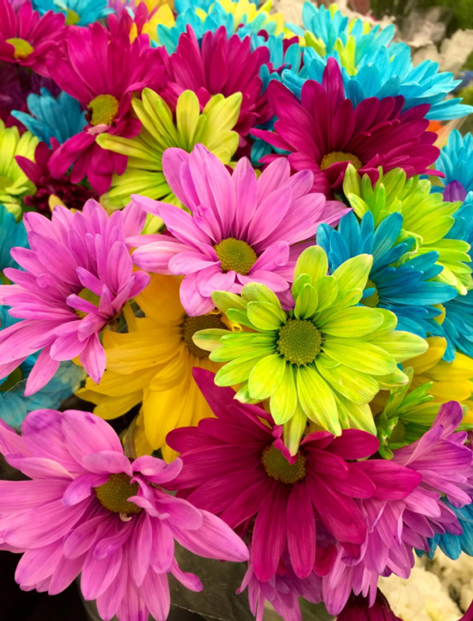
#> input picture dip/Image Processing Lab/requirements/requirement.png, 473 x 621 px, found by its file name
$ python app.py
#> lines starting #> are read from the running program, lines starting #| are printed output that depends on the picture; after the words box and inside, x2 and y2 are one past the last pixel; in counts of white or black regions, pixels touching at a corner belong together
import cv2

# Load the image (replace 'image_path.jpg' with the path to
image = cv2.imread(r"requirements\requirement.png")
#> image is the input picture: shape (621, 473, 3); mean B, G, R 94.6, 101.2, 161.1
 # Check if the image was successfully loaded
if image is None:
    print("Error: Image not found.")
else:
    # Convert the image to grayscale
    gray_image = cv2.cvtColor(image, cv2.COLOR_BGR2GRAY)
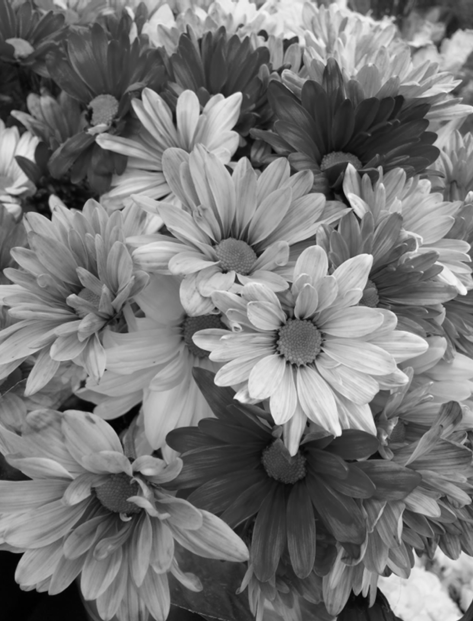
#> gray_image: shape (621, 473); min 1, max 250, mean 118.4

    # Apply binary thresholding
    # The second argument is the threshold value, and the third
#is the max value to use with the THRESH_BINARY option
    _, binary_image = cv2.threshold(gray_image, 127, 255,
cv2.THRESH_BINARY)
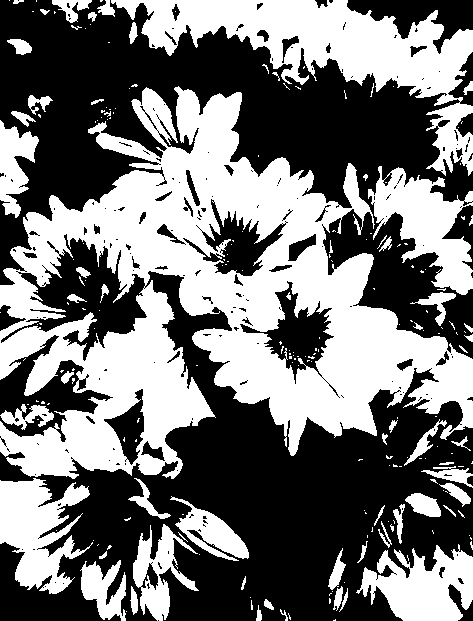
#> binary_image: shape (621, 473); 45.9% white; 217 white regions (156 under 20 px), largest, box (x1, y1, x2, y2) and area: (0, 86, 473, 479) 81432, (111, 0, 473, 176) 19642, (368, 166, 473, 295) 6375

    # Display the binary image
    cv2.imshow('Binary Image', binary_image)

    # Wait indefinitely until a key is pressed
    cv2.waitKey(0)

    # Close all OpenCV windows
    cv2.destroyAllWindows()
